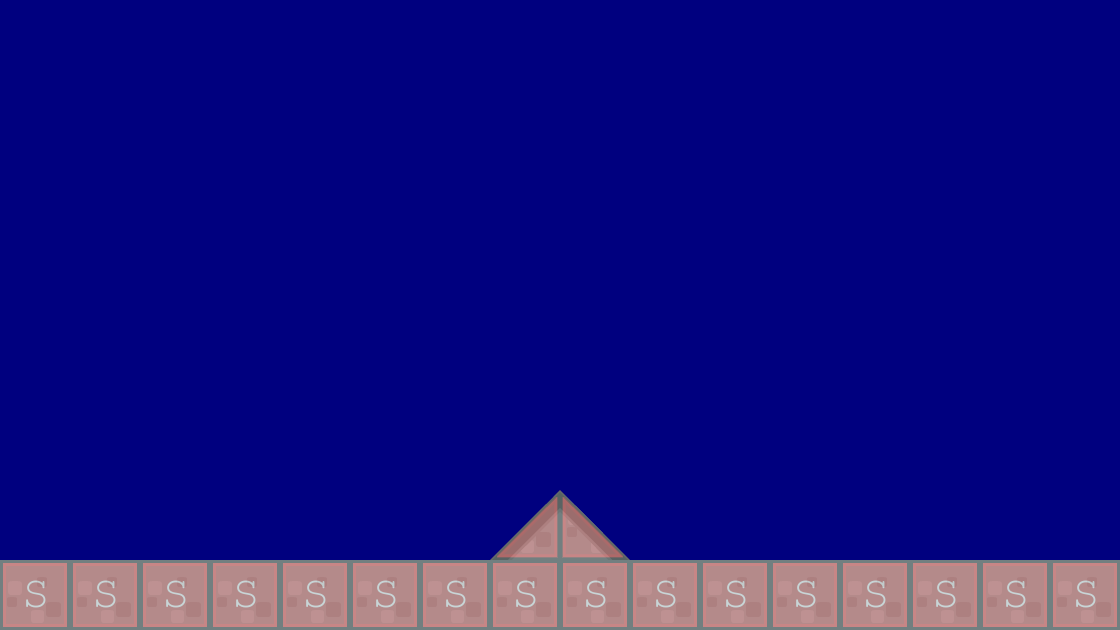

Tiled map render using the project's own tile images. Description and the map definition, with tile-layer contents summarised, below:
An orthogonal 16x9 tile map with 70x70 px tiles, 2 tile layers (background, collision), 2 tilesets and 4 objects (2x PlayerBase, 2x EnemyBase).

<map version="1.0" orientation="orthogonal" width="16" height="9" tilewidth="70" tileheight="70" backgroundcolor="#00007f">
 <tileset firstgid="1" name="background-tiles" tilewidth="70" tileheight="70">
  <image source="../img/background-tiles.png" width="910" height="910" />
 </tileset>
 <tileset firstgid="170" name="meta-tiles" tilewidth="70" tileheight="70">
  <image source="../img/meta-tiles.png" width="350" height="70" />
  <tile id="1">
   <properties>
    <property name="type" value="lslope" />
   </properties>
  </tile>
  <tile id="3">
   <properties>
    <property name="type" value="rslope" />
   </properties>
  </tile>
  <tile id="4">
   <properties>
    <property name="type" value="solid" />
   </properties>
  </tile>
 </tileset>
 <layer name="background" width="16" height="9">
  <data>[144 cells, 18 non-empty, 3 distinct tile ids]</data>
 </layer>
 <layer name="collision" width="16" height="9" opacity="0.34">
  <data>[144 cells, 18 non-empty, 3 distinct tile ids]</data>
 </layer>
 <objectgroup name="BaseEntities" width="16" height="9">
  <object name="PlayerBase" x="139" y="415" width="76" height="142" />
  <object name="EnemyBase" x="915" y="421" width="67" height="133" />
 </objectgroup>
 <objectgroup name="BaseEntities" width="16" height="9" visible="0">
  <object name="EnemyBase" x="911" y="423" width="71" height="136">
   <properties>
    <property name="" value="" />
   </properties>
  </object>
  <object name="PlayerBase" x="139" y="421" width="72" height="137" />
 </objectgroup>
</map>
